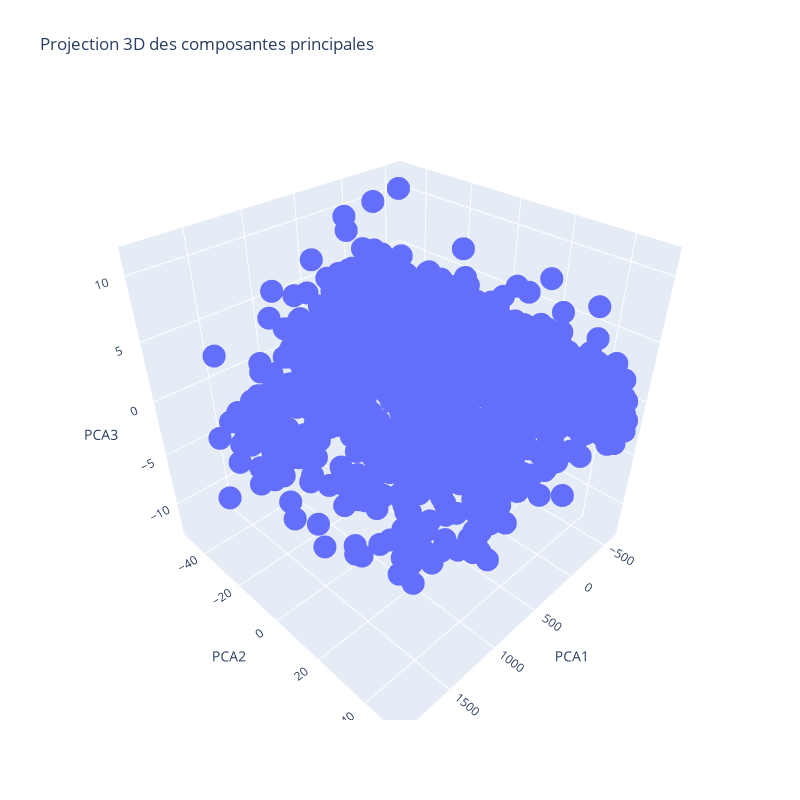

Notebook code cell kept with this figure:
### Code cell
fig = px.scatter_3d(PCA_df, x='PCA1', y='PCA2', z='PCA3', width=800, height=800, title='Projection 3D des composantes principales')
fig.show()

### Figure 1 — Plotly figure (JSON) as saved in the notebook; plotly's stock layout.template omitted (floating-point values rounded to 4 significant figures; data arrays with more than 128 entries replaced by an {"elided": "..."} marker saying what was removed)
{"data": [{"hovertemplate": "PCA1=%{x}<br>PCA2=%{y}<br>PCA3=%{z}<extra></extra>", "legendgroup": "", "marker": {"color": "#636efa", "symbol": "circle"}, "mode": "markers", "name": "", "scene": "scene", "showlegend": false, "type": "scatter3d", "x": {"elided": "2212 float values"}, "y": {"elided": "2212 float values"}, "z": {"elided": "2212 float values"}}], "layout": {"height": 800, "legend": {"tracegroupgap": 0}, "scene": {"domain": {"x": [0, 1], "y": [0, 1]}, "xaxis": {"title": {"text": "PCA1"}}, "yaxis": {"title": {"text": "PCA2"}}, "zaxis": {"title": {"text": "PCA3"}}}, "title": {"text": "Projection 3D des composantes principales"}, "width": 800}}
